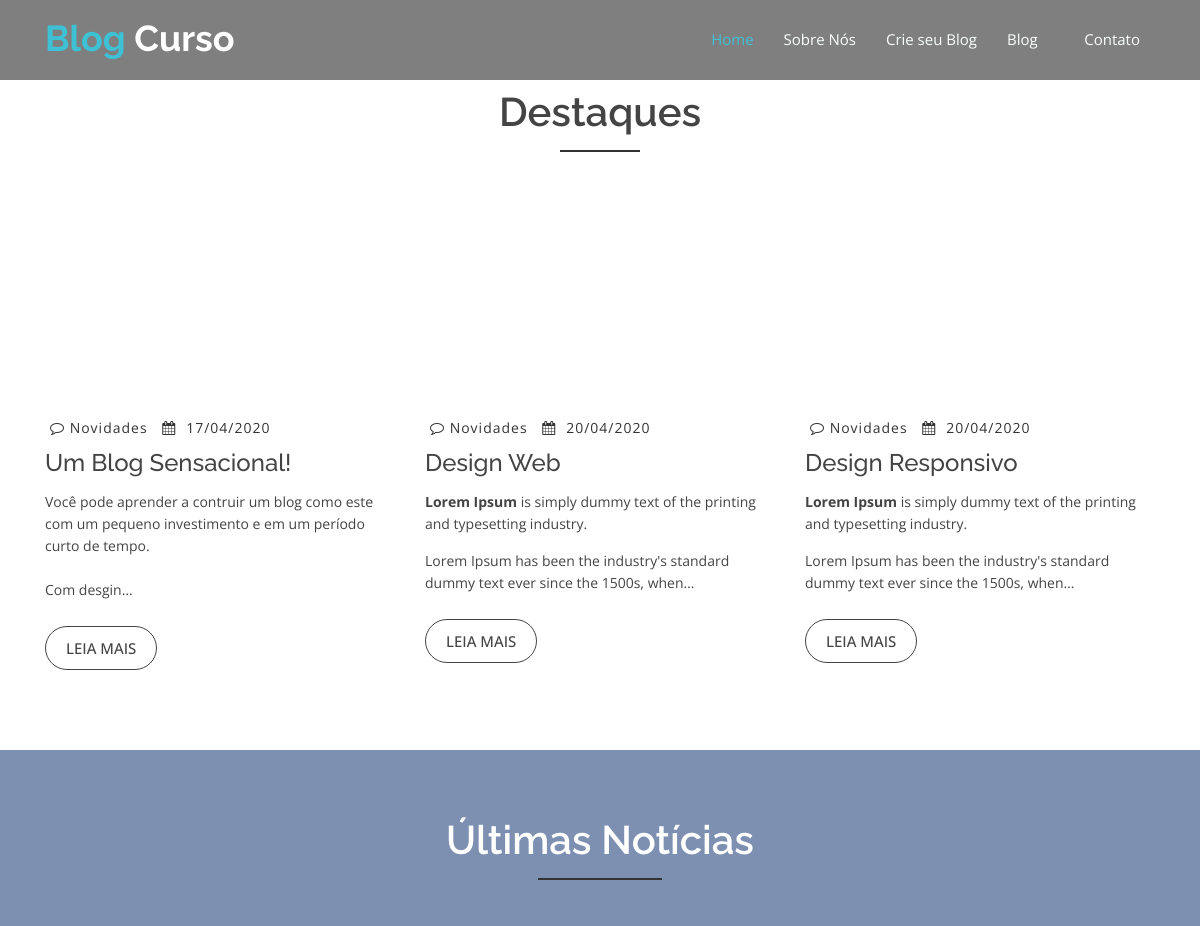
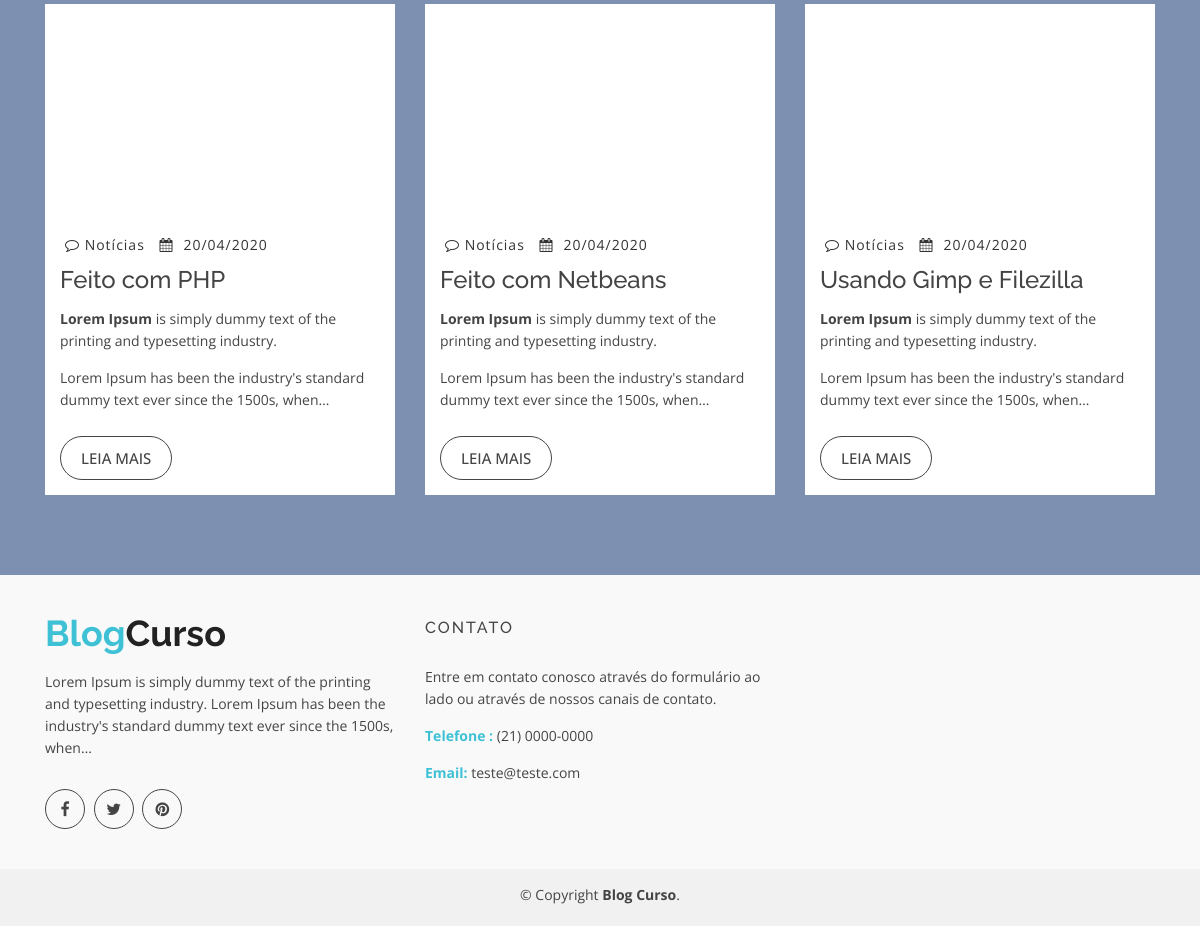
The page / on the database its author committed (2 pictures, top to bottom).
### tables this page shows
CREATE TABLE `paginas` (
  `id_pagina` int(11) NOT NULL,
  `texto_pagina` longtext NOT NULL,
  `nome_pagina` varchar(255) NOT NULL,
  `url_pagina` varchar(255) NOT NULL
);

CREATE TABLE `artigos` (
  `id_artigo` int(11) NOT NULL,
  `titulo_artigo` varchar(100) NOT NULL,
  `url_amiga` varchar(255) NOT NULL,
  `texto_artigo` longtext NOT NULL,
  `data_criacao` date NOT NULL,
  `acessos_artigo` varchar(100) NOT NULL,
  `usuario_artigo` varchar(40) NOT NULL,
  `imagem_artigo` varchar(100) NOT NULL,
  `categoria_artigo` int(40) NOT NULL,
  `status_artigo` int(255) NOT NULL,
  `destaque_artigo` int(40) NOT NULL
);

CREATE TABLE `categorias` (
  `id_categoria` int(255) NOT NULL,
  `nome_categoria` varchar(255) NOT NULL
);

### application/controllers/Home.php (called while the page is built, shortened)
<?php
class Home extends CI_Controller {
    function __construct(){
        $this->load->model('M_home');
        $this->load->model('M_slides');
        $this->load->model('M_select');
       $this->load->helper('text');
    }
    public function index() {
        $data['title'] = "Home - Blog curso";
        $data['noticias'] = $this->M_home->get_last_articles(3, 1);
        $data['destaques'] = $this->M_home->get_destaques(3);
        $data['slides'] = $this->M_slides->getslides()->result();
        $data['slides_id'] = $this->M_slides->getslides()->result();
        $this->load->view('site/headers/v_header.php', $data);
        $this->load->view('site/headers/v_menu.php', $data);
        $this->load->view('site/headers/v_slide.php', $data);
        $this->load->view('site/headers/v_home.php', $data);
        $this->load->view('site/headers/v_footer.php');
    }
}

### index.php (called while the page is built, shortened)
<?php
require_once BASEPATH.'core/CodeIgniter.php';

### application/models/M_home.php (called while the page is built, shortened)
<?php
class M_home extends CI_Model{
       public function get_last_articles($num, $cat){
           $this->db->limit($num);
           $this->db->where('status_artigo', 1);
           $this->db->where('categoria_artigo',$cat);
           $this->db->join('categorias', 'categorias.id_categoria=artigos.categoria_artigo');
           $query = $this->db->get('artigos');
           return $query;
       }
       public function get_destaques($num){
           $this->db->limit($num);
           $this->db->where('status_artigo', 1);
           $this->db->where('destaque_artigo',1);
           $this->db->join('categorias', 'categorias.id_categoria=artigos.categoria_artigo');
           $query = $this->db->get('artigos');
           return $query;
       }
}

### application/views/site/headers/v_home.php (the view, shortened to what this page needs)
<main id="main">
    <div id="blog" class="blog-area">
      <div class="blog-inner area-padding">
        <div class="container ">
          <div class="row">
            <div class="col-md-12 col-sm-12 col-xs-12">
              <div class="section-headline text-center">
                <h2>Destaques</h2>
              </div>
            </div>
          </div>
          <div class="row">
              <?php foreach($destaques->result() as $row): ?>
            <div class="col-md-4 col-sm-4 col-xs-12">
              <div class="single-blog">
                    <div class="content">
                        <div class="imagem-inter " style="background: url('<?php echo $row->imagem_artigo; ?>'); background-size: cover ">
                        </div>
                    </div>
                <div class="blog-meta">
                  <span class="comments-type">
                    <i class="fa fa-comment-o"></i>
                    <a href="<?php echo base_url(); ?>artigos/categoria/<?php echo $row->id_categoria; ?>"><?php echo $row->nome_categoria; ?></a>
                  </span>
                  <span class="date-type">
                    <i class="fa fa-calendar"></i><?php echo date('d/m/Y', strtotime($row->data_criacao)); ?>
                  </span>
                </div>
                <div class="blog-text">
                  <h4>
                    <a href="<?php echo base_url(); ?>artigos/detalhe/<?php echo $row->url_amiga;?>"><?php echo $row->titulo_artigo; ?></a>
                  </h4>
                  <p>
                       <?php echo word_limiter($row->texto_artigo, 25); ?>
                  </p>
                </div>
                <span>
                  <a href="<?php echo base_url(); ?>artigos/detalhe/<?php echo $row->url_amiga;?>" class="ready-btn">Leia Mais</a>
                </span>
              </div>
            </div>
            <?php endforeach; ?>
          </div>
        </div>
      </div>
    </div>
    <div id="blog" class="blog-area ultimas-noticias">
      <div class="blog-inner area-padding">
        <div class="container ">
          <div class="row">
            <div class="col-md-12 col-sm-12 col-xs-12">
              <div class="section-headline text-center">
                <h2>Últimas Notícias</h2>
              </div>
            </div>
          </div>
          <div class="row">
              <?php foreach($noticias->result() as $row): ?>
            <div class="col-md-4 col-sm-4 col-xs-12 ">
              <div class="single-blog box-noticia">
                 <div class="content ">
                        <div class="imagem-inter " style="background: url('<?php echo $row->imagem_artigo; ?>'); background-size: cover ">
                        </div>
                    </div>
                <div class="blog-meta">
                  <span class="comments-type">
                    <i class="fa fa-comment-o"></i>
                    <a href="<?php echo base_url(); ?>artigos/categoria/<?php echo $row->id_categoria; ?>"><?php echo $row->nome_categoria; ?></a>
                  </span>
                  <span class="date-type">
                    <i class="fa fa-calendar"></i><?php echo date('d/m/Y', strtotime($row->data_criacao)); ?>
                  </span>
                </div>
                <div class="blog-text">
                  <h4>
                    <a href="<?php echo base_url(); ?>artigos/detalhe/<?php echo $row->url_amiga;?>"><?php echo $row->titulo_artigo; ?></a>
                  </h4>
                  <p>
                      <?php echo word_limiter($row->texto_artigo, 25); ?>
                  </p>
                </div>
                <span>
                  <a href="<?php echo base_url(); ?>artigos/detalhe/<?php echo $row->url_amiga;?>" class="ready-btn">Leia Mais</a>
                </span>
              </div>
            </div>
            <?php endforeach; ?>
          </div>
        </div>
      </div>
    </div>
</main>

### application/views/site/headers/v_header.php (shortened to what this page needs)
<!DOCTYPE html>
<html lang="en">
<head>
  <link href="<?php echo base_url(); ?>assets/vendor/bootstrap/css/bootstrap.min.css" rel="stylesheet">
  <link href="<?php echo base_url(); ?>assets/vendor/icofont/icofont.min.css" rel="stylesheet">
  <link href="<?php echo base_url(); ?>assets/vendor/animate.css/animate.min.css" rel="stylesheet">
  <link href="<?php echo base_url(); ?>assets/vendor/font-awesome/css/font-awesome.min.css" rel="stylesheet">
  <link href="<?php echo base_url(); ?>assets/vendor/nivo-slider/css/nivo-slider.css" rel="stylesheet">
  <link href="<?php echo base_url(); ?>assets/vendor/owl.carousel/assets/owl.carousel.min.css" rel="stylesheet">
  <link href="<?php echo base_url(); ?>assets/vendor/venobox/venobox.css" rel="stylesheet">
  <link href="<?php echo base_url(); ?>assets/css/style.css" rel="stylesheet">
  <link href="<?php echo base_url(); ?>assets/css/overlay.css" rel="stylesheet">
</head>

### application/views/site/headers/v_menu.php (shortened to what this page needs)
<body data-spy="scroll" data-target="#navbar-example">
  <header id="header" class="fixed-top">
    <div class="container d-flex">
      <div class="logo mr-auto">
        <h1 class="text-light"><a href="<?php echo base_url(); ?>"><span>Blog </span>Curso</a></h1>
      </div>
      <nav class="nav-menu d-none d-lg-block">
        <ul>
          <li class="active"><a href="<?php echo base_url(); ?>">Home</a></li>
          <?php $this->M_select->list_paginas();?>
         <li class="drop-down"><a href="">Blog</a>
          </li>
          <li><a href="<?php echo base_url(); ?>contato">Contato</a></li>
        </ul>
      </nav>
    </div>
  </header>

### application/models/M_select.php (shortened to what this page needs)
<?php
class M_select extends CI_Model{
         function list_paginas(){
         $query2 = $this->db->get('paginas');
            foreach ($query2->result() as $row2){
               echo '<li><a href="'.base_url().'pagina/detalhe/'.$row2->url_pagina.'">'.$row2->nome_pagina.'</a></li>';
            }
        }
}

### application/views/site/headers/v_slide.php (shortened to what this page needs)
<div id="home" class="slider-area">
  <div class="bend niceties preview-2">
    <div id="ensign-nivoslider" class="slides">
    </div>
  </div>
</div>

### application/views/site/headers/v_footer.php (shortened to what this page needs)
  <footer>
    <div class="footer-area">
      <div class="container">
        <div class="row">
          <div class="col-md-4 col-sm-4 col-xs-12">
            <div class="footer-content">
              <div class="footer-head">
                <div class="footer-logo">
                  <h2><span>Blog</span>Curso</h2>
                </div>
                <p>Lorem Ipsum is simply dummy text of the printing and typesetting industry.
Lorem Ipsum has been the industry's standard dummy text ever since the 1500s, when…</p>
                <div class="footer-icons">
                  <ul>
                    <li>
                      <a href="#"><i class="fa fa-facebook"></i></a>
                    </li>
                    <li>
                      <a href="#"><i class="fa fa-twitter"></i></a>
                    </li>
                    <li>
                      <a href="#"><i class="fa fa-pinterest"></i></a>
                    </li>
                  </ul>
                </div>
              </div>
            </div>
          </div>
          <div class="col-md-4 col-sm-4 col-xs-12">
            <div class="footer-content">
              <div class="footer-head">
                <h4>Contato</h4>
                <p>
                Entre em contato conosco através do formulário ao lado ou através de nossos canais de contato.
                        </p>
                <div class="footer-contacts">
                  <p><span>Telefone : </span> (21) 0000-0000</p>
                  <p><span>Email:</span> teste@teste.com</p>
                </div>
              </div>
            </div>
          </div>
        </div>
      </div>
    </div>
    <div class="footer-area-bottom">
      <div class="container">
        <div class="row">
          <div class="col-md-12 col-sm-12 col-xs-12">
            <div class="copyright text-center">
              <p>
                &copy; Copyright <strong>Blog Curso</strong>.
              </p>
            </div>
            <div class="credits">
            </div>
          </div>
        </div>
      </div>
    </div>
  </footer>
</body>
</html>

### assets/css/style.css (style rules this page uses)
html, body { height: 100%; }
p { margin: 0 0 15px; color: #444; }
h1, h2, h3, h4, h5, h6 { font-family: 'Raleway', sans-serif; margin: 0 0 15px; color: #444; font-weight: 500; }
h1 { font-size: 48px; line-height: 50px; }
h2 { font-size: 38px; line-height: 40px; }
h4 { font-size: 24px; line-height: 26px; }
a { transition: all 0.3s ease 0s; text-decoration: none; }
body { background: #fff none repeat scroll 0 0; color: #444; font-family: 'Open Sans', sans-serif; font-size: 14px; text-align: left; overflow-x: hidden; line-height: 22px; }
ul { list-style: outside none none; margin: 0; padding: 0; }
.area-padding { padding: 70px 0px 80px; }
.section-headline h2 { display: inline-block; font-size: 40px; font-weight: 600; margin-bottom: 70px; position: relative; text-transform: capitalize; }
.section-headline h2::after { border: 1px solid #333; bottom: -20px; content: ""; left: 0; margin: 0 auto; position: absolute; right: 0; width: 40%; }
#header { height: 80px; transition: all 0.5s; z-index: 997; transition: all 0.5s; padding: 20px 0; background: rgba(0, 0, 0, 0.5); }
#header .logo h1 { font-size: 36px; margin: 0; padding: 0; line-height: 1; font-weight: bold; }
#header .logo h1 span { color: #3ec1d5; }
#header .logo h1 a, #header .logo h1 a:hover { color: #fff; text-decoration: none; }
.nav-menu, .nav-menu * { margin: 0; padding: 0; list-style: none; }
.nav-menu > ul > li { position: relative; white-space: nowrap; float: left; }
.nav-menu a { display: block; position: relative; color: #fafefe; padding: 8px 15px 12px 15px; transition: 0.3s; font-size: 15px; }
.nav-menu a:hover, .nav-menu .active > a, .nav-menu li:hover > a { color: #3ec1d5; text-decoration: none; }
.nav-menu .drop-down > a:after { content: "\ea99"; font-family: IcoFont; padding-left: 5px; }
.slider-area { color: #fff; position: relative; text-align: center; }
.niceties.preview-2 { position: relative; height: 100%; }
.blog-area { height: auto; width: 100%; }
.blog-text h4 a { color: #444; text-decoration: none; }
.blog-text h4 { color: #444; margin-bottom: 15px; }
.blog-meta span.comments-type { margin-left: 5px; }
.blog-meta span i { padding-right: 10px; }
.blog-meta { border-bottom: 1px dotted #fff; padding: 10px 0; }
.comments-type > a, .date-type, .blog-meta span.comments-type { color: #333; letter-spacing: 1px; margin-right: 5px; }
.blog-meta .comments-type i { padding-right: 0 !important; }
.single-blog .ready-btn { border: 1px solid #444; border-radius: 30px; color: #444; cursor: pointer; display: inline-block; font-size: 15px; font-weight: 500; margin-top: 10px; padding: 10px 20px; text-align: center; text-transform: uppercase; transition: all 0.4s ease 0s; }
.ready-btn { border: 1px solid #fff; border-radius: 30px; color: #fff; cursor: pointer; display: inline-block; font-size: 17px; font-weight: 600; margin-top: 30px; padding: 12px 40px; text-align: center; text-transform: uppercase; transition: all 0.4s ease 0s; z-index: 222; }
.footer-area { padding: 40px 0; background: #f9f9f9; }
.footer-head p { color: #444; }
.footer-head h4 { color: #444; font-size: 16px; letter-spacing: 2px; padding-bottom: 10px; text-transform: uppercase; }
.footer-logo { padding-bottom: 20px; }
.footer-logo h2 { color: #222; padding: 0; margin: 0; font-size: 36px; font-weight: bold; line-height: 1; }
.footer-logo h2 span { color: #3ec1d5; }
.footer-icons ul li { display: inline-block; }
.footer-icons ul li a { border: 1px solid #444; color: #444; display: block; font-size: 16px; height: 40px; line-height: 38px; margin-right: 5px; text-align: center; width: 40px; border-radius: 50%; }
.footer-icons { margin-top: 30px; }
.footer-contacts p span { color: #3EC1D5; font-weight: 700; }
.footer-content { display: block; overflow: hidden; }
.footer-area-bottom { background: #f1f1f1 none repeat scroll 0 0; padding: 15px 0; }
.copyright > p { margin-bottom: 0; color: #444; }
.credits { padding-top: 5px; text-align: center; }
.ultimas-noticias { background: #7e90b1; background-size: cover; }
.ultimas-noticias h2 { color: #fff; }
.box-noticia { padding: 15px; background: #fff; }

### assets/css/overlay.css (style rules this page uses)
.imagem-inter { height: 200px; margin-bottom: 5px; background: #fff; padding: 5px; }
.content { position: relative; width: 90%; max-width: 400px; margin: auto; overflow: hidden; }

### rows shown on the page
paginas: nome_pagina "Sobre Nós"
paginas: nome_pagina "Crie seu Blog"
artigos: categorias.nome_categoria "Novidades", data_criacao "17/04/2020", titulo_artigo "Um Blog Sensacional!", texto_artigo "Você pode aprender a contruir um blog como este com um pequeno investimento e em um período curto de tempo. Com desgin…"
artigos: categorias.nome_categoria "Novidades", data_criacao "20/04/2020", titulo_artigo "Design Web", texto_artigo "Lorem Ipsum is simply dummy text of the printing and typesetting industry. Lorem Ipsum has been the industry's standard dummy text ever since the 1500s, when…"
artigos: categorias.nome_categoria "Novidades", data_criacao "20/04/2020", titulo_artigo "Design Responsivo", texto_artigo "Lorem Ipsum is simply dummy text of the printing and typesetting industry. Lorem Ipsum has been the industry's standard dummy text ever since the 1500s, when…"
artigos: categorias.nome_categoria "Notícias", data_criacao "20/04/2020", titulo_artigo "Feito com PHP", texto_artigo "Lorem Ipsum is simply dummy text of the printing and typesetting industry. Lorem Ipsum has been the industry's standard dummy text ever since the 1500s, when…"
artigos: categorias.nome_categoria "Notícias", data_criacao "20/04/2020", titulo_artigo "Feito com Netbeans", texto_artigo "Lorem Ipsum is simply dummy text of the printing and typesetting industry. Lorem Ipsum has been the industry's standard dummy text ever since the 1500s, when…"
artigos: categorias.nome_categoria "Notícias", data_criacao "20/04/2020", titulo_artigo "Usando Gimp e Filezilla", texto_artigo "Lorem Ipsum is simply dummy text of the printing and typesetting industry. Lorem Ipsum has been the industry's standard dummy text ever since the 1500s, when…"
